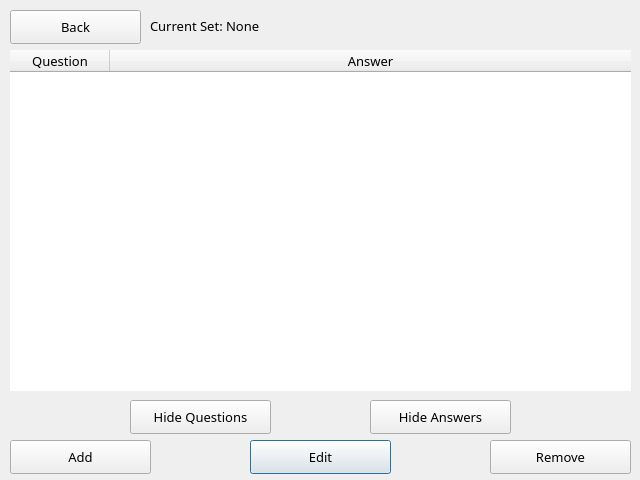
<?xml version="1.0" encoding="UTF-8"?>
<ui version="4.0">
 <class>dictionary</class>
 <widget class="QDialog" name="dictionary">
  <property name="geometry">
   <rect>
    <x>0</x>
    <y>0</y>
    <width>640</width>
    <height>480</height>
   </rect>
  </property>
  <property name="font">
   <font>
    <family>Ubuntu Sans</family>
    <pointsize>10</pointsize>
   </font>
  </property>
  <property name="windowTitle">
   <string>Dialog</string>
  </property>
  <widget class="QPushButton" name="button_edit">
   <property name="geometry">
    <rect>
     <x>250</x>
     <y>440</y>
     <width>141</width>
     <height>34</height>
    </rect>
   </property>
   <property name="font">
    <font>
     <family>Ubuntu Sans</family>
     <pointsize>10</pointsize>
    </font>
   </property>
   <property name="text">
    <string>Edit</string>
   </property>
  </widget>
  <widget class="QTableWidget" name="table">
   <property name="geometry">
    <rect>
     <x>10</x>
     <y>50</y>
     <width>621</width>
     <height>341</height>
    </rect>
   </property>
   <property name="sizePolicy">
    <sizepolicy hsizetype="Fixed" vsizetype="Expanding">
     <horstretch>0</horstretch>
     <verstretch>0</verstretch>
    </sizepolicy>
   </property>
   <property name="font">
    <font>
     <family>Ubuntu Sans</family>
     <pointsize>10</pointsize>
    </font>
   </property>
   <property name="autoFillBackground">
    <bool>false</bool>
   </property>
   <property name="frameShape">
    <enum>QFrame::Shape::NoFrame</enum>
   </property>
   <property name="frameShadow">
    <enum>QFrame::Shadow::Plain</enum>
   </property>
   <property name="horizontalScrollBarPolicy">
    <enum>Qt::ScrollBarPolicy::ScrollBarAlwaysOff</enum>
   </property>
   <property name="sizeAdjustPolicy">
    <enum>QAbstractScrollArea::SizeAdjustPolicy::AdjustIgnored</enum>
   </property>
   <property name="editTriggers">
    <set>QAbstractItemView::EditTrigger::NoEditTriggers</set>
   </property>
   <property name="selectionMode">
    <enum>QAbstractItemView::SelectionMode::SingleSelection</enum>
   </property>
   <property name="selectionBehavior">
    <enum>QAbstractItemView::SelectionBehavior::SelectRows</enum>
   </property>
   <property name="verticalScrollMode">
    <enum>QAbstractItemView::ScrollMode::ScrollPerPixel</enum>
   </property>
   <property name="gridStyle">
    <enum>Qt::PenStyle::NoPen</enum>
   </property>
   <property name="sortingEnabled">
    <bool>false</bool>
   </property>
   <property name="rowCount">
    <number>0</number>
   </property>
   <property name="columnCount">
    <number>2</number>
   </property>
   <property name="supportedDragActions">
    <set>Qt::DropAction::IgnoreAction</set>
   </property>
   <attribute name="horizontalHeaderVisible">
    <bool>true</bool>
   </attribute>
   <attribute name="horizontalHeaderCascadingSectionResizes">
    <bool>false</bool>
   </attribute>
   <attribute name="horizontalHeaderHighlightSections">
    <bool>true</bool>
   </attribute>
   <attribute name="horizontalHeaderShowSortIndicator" stdset="0">
    <bool>false</bool>
   </attribute>
   <attribute name="horizontalHeaderStretchLastSection">
    <bool>true</bool>
   </attribute>
   <attribute name="verticalHeaderVisible">
    <bool>false</bool>
   </attribute>
   <attribute name="verticalHeaderCascadingSectionResizes">
    <bool>false</bool>
   </attribute>
   <attribute name="verticalHeaderHighlightSections">
    <bool>true</bool>
   </attribute>
   <attribute name="verticalHeaderShowSortIndicator" stdset="0">
    <bool>false</bool>
   </attribute>
   <attribute name="verticalHeaderStretchLastSection">
    <bool>false</bool>
   </attribute>
   <column>
    <property name="text">
     <string>Question</string>
    </property>
   </column>
   <column>
    <property name="text">
     <string>Answer</string>
    </property>
   </column>
  </widget>
  <widget class="QPushButton" name="button_home">
   <property name="geometry">
    <rect>
     <x>10</x>
     <y>10</y>
     <width>131</width>
     <height>34</height>
    </rect>
   </property>
   <property name="font">
    <font>
     <family>Ubuntu Sans</family>
     <pointsize>10</pointsize>
    </font>
   </property>
   <property name="text">
    <string>Back</string>
   </property>
  </widget>
  <widget class="QLabel" name="label_currset">
   <property name="geometry">
    <rect>
     <x>150</x>
     <y>10</y>
     <width>481</width>
     <height>31</height>
    </rect>
   </property>
   <property name="font">
    <font>
     <family>Ubuntu Sans</family>
     <pointsize>10</pointsize>
    </font>
   </property>
   <property name="text">
    <string>Current Set: None</string>
   </property>
  </widget>
  <widget class="QPushButton" name="button_remove">
   <property name="geometry">
    <rect>
     <x>490</x>
     <y>440</y>
     <width>141</width>
     <height>34</height>
    </rect>
   </property>
   <property name="font">
    <font>
     <family>Ubuntu Sans</family>
     <pointsize>10</pointsize>
    </font>
   </property>
   <property name="text">
    <string>Remove</string>
   </property>
   <property name="autoDefault">
    <bool>true</bool>
   </property>
   <property name="default">
    <bool>false</bool>
   </property>
   <property name="flat">
    <bool>false</bool>
   </property>
  </widget>
  <widget class="QPushButton" name="button_add">
   <property name="geometry">
    <rect>
     <x>10</x>
     <y>440</y>
     <width>141</width>
     <height>34</height>
    </rect>
   </property>
   <property name="font">
    <font>
     <family>Ubuntu Sans</family>
     <pointsize>10</pointsize>
    </font>
   </property>
   <property name="text">
    <string>Add</string>
   </property>
  </widget>
  <widget class="QPushButton" name="button_hideq">
   <property name="geometry">
    <rect>
     <x>130</x>
     <y>400</y>
     <width>141</width>
     <height>34</height>
    </rect>
   </property>
   <property name="font">
    <font>
     <family>Ubuntu Sans</family>
     <pointsize>10</pointsize>
    </font>
   </property>
   <property name="text">
    <string>Hide Questions</string>
   </property>
  </widget>
  <widget class="QPushButton" name="button_hidea">
   <property name="geometry">
    <rect>
     <x>370</x>
     <y>400</y>
     <width>141</width>
     <height>34</height>
    </rect>
   </property>
   <property name="font">
    <font>
     <family>Ubuntu Sans</family>
     <pointsize>10</pointsize>
    </font>
   </property>
   <property name="text">
    <string>Hide Answers</string>
   </property>
  </widget>
 </widget>
 <resources/>
 <connections/>
</ui>
